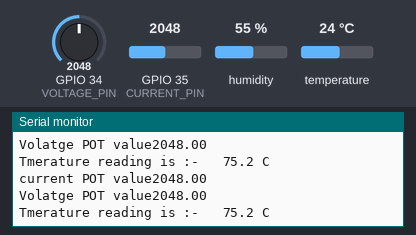
Bench run of a program on a simulated ESP32. On the bench: the last lines printed to the serial monitor. Inputs (shaded band) come from the test bench; at power-on: temperature 24 °C, GPIO 34 (VOLTAGE_PIN) = 2048, GPIO 35 (CURRENT_PIN) = 2048, humidity 55 %.

Above: at 4.8 s.
4.9 s: temperature set to 12 °C
At 6.5 s:
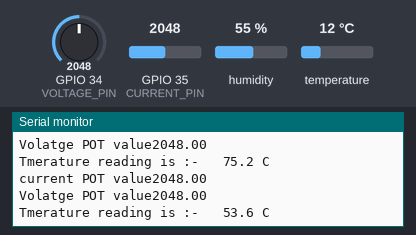
7.9 s: GPIO 34 (VOLTAGE_PIN) set to 1960
At 9.0 s:
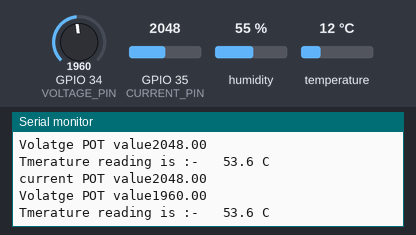
10.9 s: GPIO 35 (CURRENT_PIN) set to 1960
At 13.4 s:
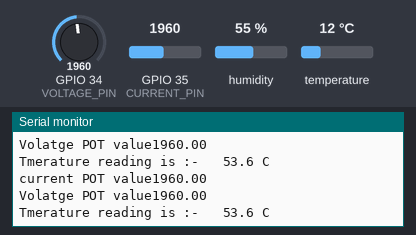
13.9 s: temperature set to 19 °C
At 15.1 s:
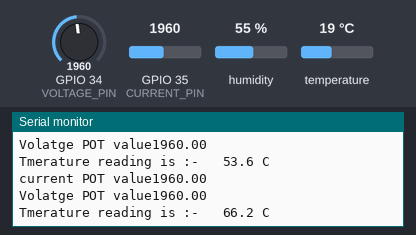
16.9 s: GPIO 34 (VOLTAGE_PIN) set to 2040
At 19.4 s:
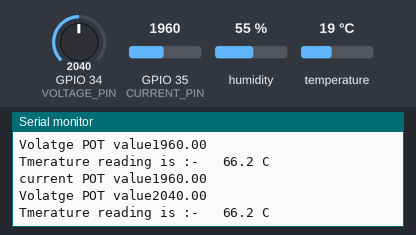
19.9 s: GPIO 35 (CURRENT_PIN) set to 2040
At 20.8 s:
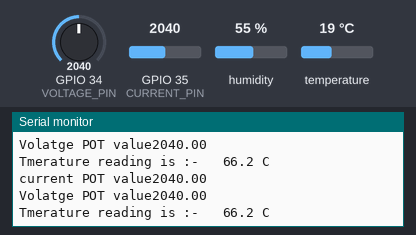
Timing chart, 0 to 22.9 s (numbered marks = the images above; inputs shaded):
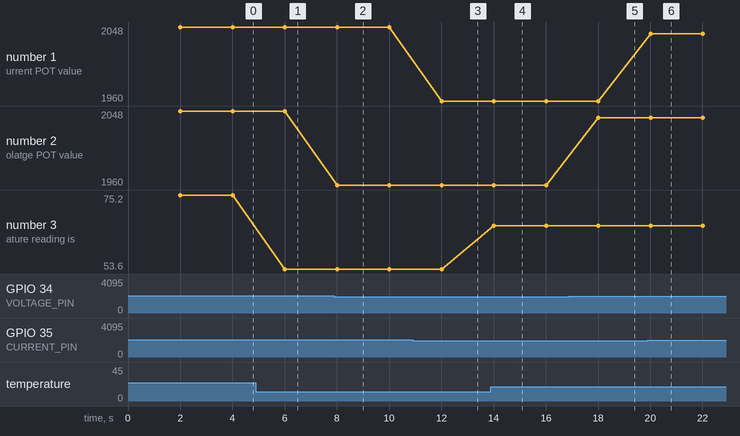

The program:

main.cpp
```cpp
#include <Arduino.h>
#include "State.h"
#include "config.h"
#include "Peripherals.h"


void setup()
{

    Serial.begin(115200);
    dht.begin();  // initialise sesnor

}

unsigned long now;
unsigned long last_print;

void loop()
{
    //print vals every 2 sec
    now = millis();
    if((now - last_print) > 2000)
    {
        last_print = now;
         printval();

    }


}
```

Peripherals.h
```cpp
#ifndef PERIPHERALS_H
#define PERIPHERALS_H
#include <DHT.h>

extern DHT dht;


void printval(void);
void plug_status(void);

#endif
```

State.h
```cpp
#ifndef STATE_H
#define STATE_H

#include <Arduino.h>
// ---------------------------------------------------------------------
// Live bay state
// ---------------------------------------------------------------------
extern String bayStatus;
extern float voltage, current, power, energyWh, temperature;

// ---------------------------------------------------------------------
// Timing / debounce bookkeeping
// ---------------------------------------------------------------------

#endif
```

Peripherals.cpp
```cpp
#include <Arduino.h>
#include <DHT.h>
#include "State.h"
#include "Peripherals.h"
#include "config.h"


DHT   dht(DHT_PIN , DHT_TYPE);

void printval(void)
{
    current = analogRead(CURRENT_PIN); // 0 to 4095
    voltage = analogRead(VOLTAGE_PIN); // 0 to 4095
    //to read temperature
    temperature = dht.readTemperature(DHT_PIN );

    Serial.print("current POT value");
    Serial.println(current);

    Serial.print("Volatge POT value");
    Serial.println(voltage);

     if(isnan(temperature)) // to validate temerature reading
     {
         Serial.println("ERROR in reading the Temperature");
     }
     else
     {
        Serial.print("Tmerature reading is :-   ");
        Serial.print(temperature, 1);
        Serial.println(" C");

     }


}

void plug_status(void)
{
   // detect the sw is pressed
   // plug in switch is pressed
   // change bay_status FREE to charging
   //update leds

   // plug out switch is pressed
   // change bay_status  charging to FREE
   //update leds


}
```

State.cpp
```cpp
#include "State.h"


String bayStatus = "FREE";
float voltage = 0.0, current = 0.0, power = 0.0, energyWh = 0.0, temperature = 0.0;
```

config.h
```cpp
#ifndef CONFIG_H
#define CONFIG_H

// ---------------------------------------------------------------------
// Pin configuration — SRS Section 8.1
// ---------------------------------------------------------------------
#define VOLTAGE_PIN   34
#define CURRENT_PIN   35
#define DHT_PIN       15
#define RELAY_PIN     26
#define BTN_PLUGIN    32
#define BTN_PLUGOUT   33
#define LED_GREEN     18
#define LED_YELLOW    19
#define LED_RED       21

#define DHT_TYPE DHT22


#endif
```

Measured:
- after the input at 4.9 s, the serial monitor: prints a new line after 1.1 s (image 1)
- after the input at 7.9 s, the serial monitor: prints a new line after 0.10 s (image 2)
- after the input at 10.9 s, the serial monitor: prints a new line after 1.1 s (image 3)
- after the input at 13.9 s, the serial monitor: prints a new line after 0.11 s (image 4)
- after the input at 16.9 s, the serial monitor: prints a new line after 1.1 s (image 5)
- after the input at 19.9 s, the serial monitor: prints a new line after 0.11 s (image 6)
- plotted number 2: 2048 → 1960 after the input at 7.9 s, 1960 → 2040 after the input at 16.9 s
- plotted number 3: 75.2 → 53.6 after the input at 4.9 s, 53.6 → 66.2 after the input at 13.9 s
